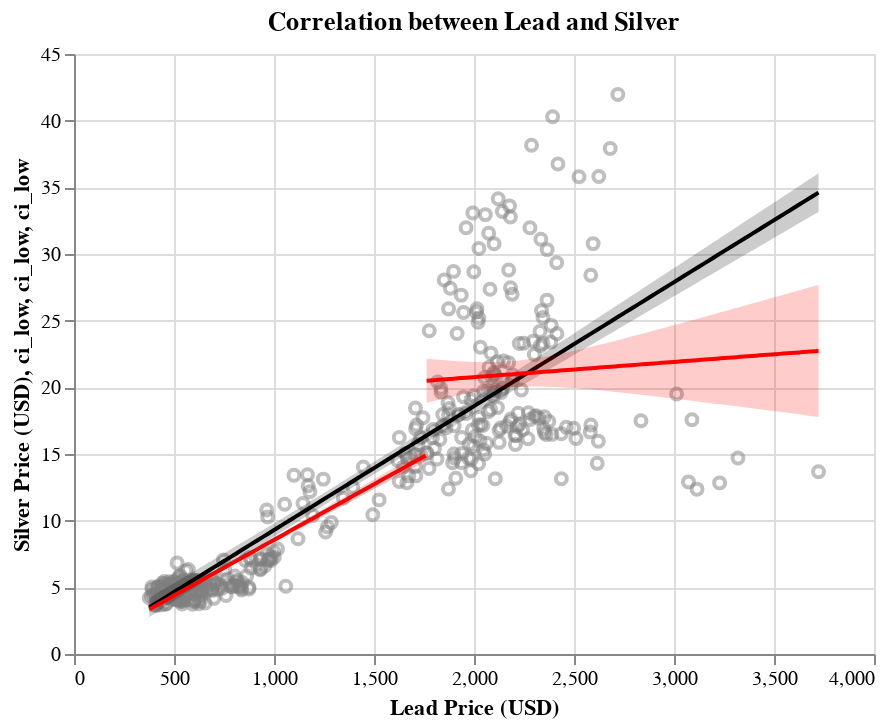

Source (notebook cell):
### Markdown cell above
**Tin**

Similar to its behavior when predicted by gold, the price of silver has threshold issues when it is predicted by tin. The confidence interval widens significantly when the price of tin exceeds $17,500. Beyond that point, there is a much wider confidence interval, and the slope of the regression line decreases significantly compared to below the price threshold.

### Code cell
# Lead Analysis

# split lead at 1750
lead_1750_greater = final_df[final_df["Lead"] > 1750].copy()
lead_1750_less = final_df[final_df["Lead"] < 1750].copy()

lead_chart = base_chart(
    final_df,
    "Silver",
    "Lead",
    "Correlation between Lead and Silver",
    "Silver Price (USD)",
    "Lead Price (USD)",
)
lead_pred, lead_reg = get_reg_fit(
    final_df,
    "Silver",
    "Lead",
    dcolor="black",
)
lead_17_pred_great, lead_17_reg_great = get_reg_fit(
    lead_1750_greater, "Silver", "Lead", dcolor="red"
)
lead_17_pred_less, lead_17_reg_less = get_reg_fit(
    lead_1750_less, "Silver", "Lead", dcolor="red"
)

# Display the charts
lead_chart + lead_reg + lead_17_reg_great + lead_17_reg_less

### Figure 1 — Vega-Lite specification as saved in the notebook (floating-point values rounded to 4 significant figures; data arrays with more than 128 entries replaced by an {"elided": "..."} marker saying what was removed)
{"config": {"view": {"continuousWidth": 400, "continuousHeight": 300}}, "layer": [{"data": {"name": "data-2b93f7c314d99252cf6aa61acd5f3322"}, "mark": {"type": "point", "color": "grey", "opacity": 0.5}, "encoding": {"x": {"field": "Lead", "scale": {"zero": false}, "title": "Lead Price (USD)", "type": "quantitative"}, "y": {"field": "Silver", "scale": {"zero": false}, "title": "Silver Price (USD)", "type": "quantitative"}}, "title": "Correlation between Lead and Silver"}, {"layer": [{"mark": {"type": "errorband", "color": "black", "opacity": 0.2}, "encoding": {"x": {"field": "Lead", "type": "quantitative"}, "y": {"field": "ci_low", "type": "quantitative"}, "y2": {"field": "ci_high"}}}, {"mark": {"type": "line", "color": "black"}, "encoding": {"x": {"field": "Lead", "type": "quantitative"}, "y": {"field": "Silver", "type": "quantitative"}}}], "data": {"name": "data-f46ea4a8e34852c993e51b89d460ed86"}}, {"layer": [{"mark": {"type": "errorband", "color": "red", "opacity": 0.2}, "encoding": {"x": {"field": "Lead", "type": "quantitative"}, "y": {"field": "ci_low", "type": "quantitative"}, "y2": {"field": "ci_high"}}}, {"mark": {"type": "line", "color": "red"}, "encoding": {"x": {"field": "Lead", "type": "quantitative"}, "y": {"field": "Silver", "type": "quantitative"}}}], "data": {"name": "data-80f51ffea206eaf296bea595030776bf"}}, {"layer": [{"mark": {"type": "errorband", "color": "red", "opacity": 0.2}, "encoding": {"x": {"field": "Lead", "type": "quantitative"}, "y": {"field": "ci_low", "type": "quantitative"}, "y2": {"field": "ci_high"}}}, {"mark": {"type": "line", "color": "red"}, "encoding": {"x": {"field": "Lead", "type": "quantitative"}, "y": {"field": "Silver", "type": "quantitative"}}}], "data": {"name": "data-302deea77912a75143c9bc5adf695cb2"}}], "$schema": "https://vega.github.io/schema/vega-lite/v4.17.0.json", "datasets": {"data-2b93f7c314d99252cf6aa61acd5f3322": {"elided": "396 records"}, "data-f46ea4a8e34852c993e51b89d460ed86": [{"Lead": 376.3, "Silver": 3.497, "ci_low": 2.77, "ci_high": 4.223}, {"Lead": 409.8, "Silver": 3.808, "ci_low": 3.096, "ci_high": 4.519}, {"Lead": 443.3, "Silver": 4.119, "ci_low": 3.422, "ci_high": 4.816}, {"Lead": 476.7, "Silver": 4.43, "ci_low": 3.748, "ci_high": 5.112}, {"Lead": 510.2, "Silver": 4.741, "ci_low": 4.073, "ci_high": 5.409}, {"Lead": 543.7, "Silver": 5.052, "ci_low": 4.398, "ci_high": 5.706}, {"Lead": 577.1, "Silver": 5.363, "ci_low": 4.723, "ci_high": 6.004}, {"Lead": 610.6, "Silver": 5.674, "ci_low": 5.047, "ci_high": 6.301}, {"Lead": 644.0, "Silver": 5.985, "ci_low": 5.371, "ci_high": 6.599}, {"Lead": 677.5, "Silver": 6.296, "ci_low": 5.695, "ci_high": 6.898}, {"Lead": 711.0, "Silver": 6.608, "ci_low": 6.019, "ci_high": 7.196}, {"Lead": 744.4, "Silver": 6.919, "ci_low": 6.342, "ci_high": 7.495}, {"Lead": 777.9, "Silver": 7.23, "ci_low": 6.665, "ci_high": 7.795}, {"Lead": 811.4, "Silver": 7.541, "ci_low": 6.987, "ci_high": 8.095}, {"Lead": 844.8, "Silver": 7.852, "ci_low": 7.309, "ci_high": 8.395}, {"Lead": 878.3, "Silver": 8.163, "ci_low": 7.63, "ci_high": 8.696}, {"Lead": 911.7, "Silver": 8.474, "ci_low": 7.951, "ci_high": 8.998}, {"Lead": 945.2, "Silver": 8.785, "ci_low": 8.271, "ci_high": 9.3}, {"Lead": 978.7, "Silver": 9.096, "ci_low": 8.59, "ci_high": 9.602}, {"Lead": 1012.0, "Silver": 9.407, "ci_low": 8.909, "ci_high": 9.905}, {"Lead": 1046.0, "Silver": 9.718, "ci_low": 9.228, "ci_high": 10.21}, {"Lead": 1079.0, "Silver": 10.03, "ci_low": 9.546, "ci_high": 10.51}, {"Lead": 1113.0, "Silver": 10.34, "ci_low": 9.863, "ci_high": 10.82}, {"Lead": 1146.0, "Silver": 10.65, "ci_low": 10.18, "ci_high": 11.12}, {"Lead": 1179.0, "Silver": 10.96, "ci_low": 10.49, "ci_high": 11.43}, {"Lead": 1213.0, "Silver": 11.27, "ci_low": 10.81, "ci_high": 11.74}, {"Lead": 1246.0, "Silver": 11.58, "ci_low": 11.12, "ci_high": 12.05}, {"Lead": 1280.0, "Silver": 11.9, "ci_low": 11.44, "ci_high": 12.36}, {"Lead": 1313.0, "Silver": 12.21, "ci_low": 11.75, "ci_high": 12.67}, {"Lead": 1347.0, "Silver": 12.52, "ci_low": 12.06, "ci_high": 12.98}, {"Lead": 1380.0, "Silver": 12.83, "ci_low": 12.37, "ci_high": 13.29}, {"Lead": 1414.0, "Silver": 13.14, "ci_low": 12.68, "ci_high": 13.6}, {"Lead": 1447.0, "Silver": 13.45, "ci_low": 12.99, "ci_high": 13.91}, {"Lead": 1481.0, "Silver": 13.76, "ci_low": 13.3, "ci_high": 14.23}, {"Lead": 1514.0, "Silver": 14.07, "ci_low": 13.61, "ci_high": 14.54}, {"Lead": 1548.0, "Silver": 14.38, "ci_low": 13.91, "ci_high": 14.86}, {"Lead": 1581.0, "Silver": 14.7, "ci_low": 14.22, "ci_high": 15.17}, {"Lead": 1614.0, "Silver": 15.01, "ci_low": 14.52, "ci_high": 15.49}, {"Lead": 1648.0, "Silver": 15.32, "ci_low": 14.83, "ci_high": 15.81}, {"Lead": 1681.0, "Silver": 15.63, "ci_low": 15.13, "ci_high": 16.12}, {"Lead": 1715.0, "Silver": 15.94, "ci_low": 15.44, "ci_high": 16.44}, {"Lead": 1748.0, "Silver": 16.25, "ci_low": 15.74, "ci_high": 16.76}, {"Lead": 1782.0, "Silver": 16.56, "ci_low": 16.04, "ci_high": 17.08}, {"Lead": 1815.0, "Silver": 16.87, "ci_low": 16.34, "ci_high": 17.4}, {"Lead": 1849.0, "Silver": 17.18, "ci_low": 16.64, "ci_high": 17.73}, {"Lead": 1882.0, "Silver": 17.5, "ci_low": 16.94, "ci_high": 18.05}, {"Lead": 1916.0, "Silver": 17.81, "ci_low": 17.24, "ci_high": 18.37}, {"Lead": 1949.0, "Silver": 18.12, "ci_low": 17.54, "ci_high": 18.69}, {"Lead": 1983.0, "Silver": 18.43, "ci_low": 17.84, "ci_high": 19.01}, {"Lead": 2016.0, "Silver": 18.74, "ci_low": 18.14, "ci_high": 19.34}, {"Lead": 2049.0, "Silver": 19.05, "ci_low": 18.44, "ci_high": 19.66}, {"Lead": 2083.0, "Silver": 19.36, "ci_low": 18.74, "ci_high": 19.99}, {"Lead": 2116.0, "Silver": 19.67, "ci_low": 19.04, "ci_high": 20.31}, {"Lead": 2150.0, "Silver": 19.98, "ci_low": 19.33, "ci_high": 20.63}, {"Lead": 2183.0, "Silver": 20.3, "ci_low": 19.63, "ci_high": 20.96}, {"Lead": 2217.0, "Silver": 20.61, "ci_low": 19.93, "ci_high": 21.28}, {"Lead": 2250.0, "Silver": 20.92, "ci_low": 20.22, "ci_high": 21.61}, {"Lead": 2284.0, "Silver": 21.23, "ci_low": 20.52, "ci_high": 21.94}, {"Lead": 2317.0, "Silver": 21.54, "ci_low": 20.82, "ci_high": 22.26}, {"Lead": 2351.0, "Silver": 21.85, "ci_low": 21.11, "ci_high": 22.59}, {"Lead": 2384.0, "Silver": 22.16, "ci_low": 21.41, "ci_high": 22.91}, {"Lead": 2418.0, "Silver": 22.47, "ci_low": 21.7, "ci_high": 23.24}, {"Lead": 2451.0, "Silver": 22.78, "ci_low": 22.0, "ci_high": 23.57}, {"Lead": 2484.0, "Silver": 23.09, "ci_low": 22.3, "ci_high": 23.89}, {"Lead": 2518.0, "Silver": 23.41, "ci_low": 22.59, "ci_high": 24.22}, {"Lead": 2551.0, "Silver": 23.72, "ci_low": 22.89, "ci_high": 24.55}, {"Lead": 2585.0, "Silver": 24.03, "ci_low": 23.18, "ci_high": 24.88}, {"Lead": 2618.0, "Silver": 24.34, "ci_low": 23.47, "ci_high": 25.2}, {"Lead": 2652.0, "Silver": 24.65, "ci_low": 23.77, "ci_high": 25.53}, {"Lead": 2685.0, "Silver": 24.96, "ci_low": 24.06, "ci_high": 25.86}, {"Lead": 2719.0, "Silver": 25.27, "ci_low": 24.36, "ci_high": 26.19}, {"Lead": 2752.0, "Silver": 25.58, "ci_low": 24.65, "ci_high": 26.51}, {"Lead": 2786.0, "Silver": 25.89, "ci_low": 24.95, "ci_high": 26.84}, {"Lead": 2819.0, "Silver": 26.21, "ci_low": 25.24, "ci_high": 27.17}, {"Lead": 2853.0, "Silver": 26.52, "ci_low": 25.53, "ci_high": 27.5}, {"Lead": 2886.0, "Silver": 26.83, "ci_low": 25.83, "ci_high": 27.83}, {"Lead": 2920.0, "Silver": 27.14, "ci_low": 26.12, "ci_high": 28.16}, {"Lead": 2953.0, "Silver": 27.45, "ci_low": 26.42, "ci_high": 28.48}, {"Lead": 2986.0, "Silver": 27.76, "ci_low": 26.71, "ci_high": 28.81}, {"Lead": 3020.0, "Silver": 28.07, "ci_low": 27.0, "ci_high": 29.14}, {"Lead": 3053.0, "Silver": 28.38, "ci_low": 27.3, "ci_high": 29.47}, {"Lead": 3087.0, "Silver": 28.69, "ci_low": 27.59, "ci_high": 29.8}, {"Lead": 3120.0, "Silver": 29.01, "ci_low": 27.88, "ci_high": 30.13}, {"Lead": 3154.0, "Silver": 29.32, "ci_low": 28.18, "ci_high": 30.46}, {"Lead": 3187.0, "Silver": 29.63, "ci_low": 28.47, "ci_high": 30.78}, {"Lead": 3221.0, "Silver": 29.94, "ci_low": 28.76, "ci_high": 31.11}, {"Lead": 3254.0, "Silver": 30.25, "ci_low": 29.06, "ci_high": 31.44}, {"Lead": 3288.0, "Silver": 30.56, "ci_low": 29.35, "ci_high": 31.77}, {"Lead": 3321.0, "Silver": 30.87, "ci_low": 29.64, "ci_high": 32.1}, {"Lead": 3355.0, "Silver": 31.18, "ci_low": 29.94, "ci_high": 32.43}, {"Lead": 3388.0, "Silver": 31.49, "ci_low": 30.23, "ci_high": 32.76}, {"Lead": 3421.0, "Silver": 31.81, "ci_low": 30.52, "ci_high": 33.09}, {"Lead": 3455.0, "Silver": 32.12, "ci_low": 30.82, "ci_high": 33.42}, {"Lead": 3488.0, "Silver": 32.43, "ci_low": 31.11, "ci_high": 33.75}, {"Lead": 3522.0, "Silver": 32.74, "ci_low": 31.4, "ci_high": 34.08}, {"Lead": 3555.0, "Silver": 33.05, "ci_low": 31.69, "ci_high": 34.4}, {"Lead": 3589.0, "Silver": 33.36, "ci_low": 31.99, "ci_high": 34.73}, {"Lead": 3622.0, "Silver": 33.67, "ci_low": 32.28, "ci_high": 35.06}, {"Lead": 3656.0, "Silver": 33.98, "ci_low": 32.57, "ci_high": 35.39}, {"Lead": 3689.0, "Silver": 34.29, "ci_low": 32.87, "ci_high": 35.72}, {"Lead": 3723.0, "Silver": 34.61, "ci_low": 33.16, "ci_high": 36.05}], "data-80f51ffea206eaf296bea595030776bf": [{"Lead": 1763.0, "Silver": 20.49, "ci_low": 18.84, "ci_high": 22.15}, {"Lead": 1783.0, "Silver": 20.52, "ci_low": 18.91, "ci_high": 22.12}, {"Lead": 1802.0, "Silver": 20.54, "ci_low": 18.98, "ci_high": 22.09}, {"Lead": 1822.0, "Silver": 20.56, "ci_low": 19.05, "ci_high": 22.07}, {"Lead": 1841.0, "Silver": 20.58, "ci_low": 19.12, "ci_high": 22.05}, {"Lead": 1861.0, "Silver": 20.61, "ci_low": 19.19, "ci_high": 22.02}, {"Lead": 1881.0, "Silver": 20.63, "ci_low": 19.26, "ci_high": 22.0}, {"Lead": 1900.0, "Silver": 20.65, "ci_low": 19.32, "ci_high": 21.98}, {"Lead": 1920.0, "Silver": 20.67, "ci_low": 19.38, "ci_high": 21.96}, {"Lead": 1939.0, "Silver": 20.7, "ci_low": 19.44, "ci_high": 21.95}, {"Lead": 1959.0, "Silver": 20.72, "ci_low": 19.5, "ci_high": 21.93}, {"Lead": 1979.0, "Silver": 20.74, "ci_low": 19.56, "ci_high": 21.92}, {"Lead": 1998.0, "Silver": 20.76, "ci_low": 19.62, "ci_high": 21.91}, {"Lead": 2018.0, "Silver": 20.79, "ci_low": 19.67, "ci_high": 21.9}, {"Lead": 2037.0, "Silver": 20.81, "ci_low": 19.72, "ci_high": 21.9}, {"Lead": 2057.0, "Silver": 20.83, "ci_low": 19.77, "ci_high": 21.89}, {"Lead": 2077.0, "Silver": 20.85, "ci_low": 19.81, "ci_high": 21.89}, {"Lead": 2096.0, "Silver": 20.87, "ci_low": 19.85, "ci_high": 21.9}, {"Lead": 2116.0, "Silver": 20.9, "ci_low": 19.89, "ci_high": 21.91}, {"Lead": 2135.0, "Silver": 20.92, "ci_low": 19.92, "ci_high": 21.92}, {"Lead": 2155.0, "Silver": 20.94, "ci_low": 19.95, "ci_high": 21.93}, {"Lead": 2175.0, "Silver": 20.96, "ci_low": 19.98, "ci_high": 21.95}, {"Lead": 2194.0, "Silver": 20.99, "ci_low": 20.0, "ci_high": 21.97}, {"Lead": 2214.0, "Silver": 21.01, "ci_low": 20.02, "ci_high": 22.0}, {"Lead": 2233.0, "Silver": 21.03, "ci_low": 20.03, "ci_high": 22.03}, {"Lead": 2253.0, "Silver": 21.05, "ci_low": 20.04, "ci_high": 22.06}, {"Lead": 2273.0, "Silver": 21.08, "ci_low": 20.05, "ci_high": 22.1}, {"Lead": 2292.0, "Silver": 21.1, "ci_low": 20.06, "ci_high": 22.14}, {"Lead": 2312.0, "Silver": 21.12, "ci_low": 20.06, "ci_high": 22.19}, {"Lead": 2331.0, "Silver": 21.14, "ci_low": 20.05, "ci_high": 22.23}, {"Lead": 2351.0, "Silver": 21.17, "ci_low": 20.05, "ci_high": 22.28}, {"Lead": 2371.0, "Silver": 21.19, "ci_low": 20.04, "ci_high": 22.34}, {"Lead": 2390.0, "Silver": 21.21, "ci_low": 20.03, "ci_high": 22.39}, {"Lead": 2410.0, "Silver": 21.23, "ci_low": 20.02, "ci_high": 22.45}, {"Lead": 2429.0, "Silver": 21.26, "ci_low": 20.0, "ci_high": 22.51}, {"Lead": 2449.0, "Silver": 21.28, "ci_low": 19.99, "ci_high": 22.57}, {"Lead": 2468.0, "Silver": 21.3, "ci_low": 19.97, "ci_high": 22.63}, {"Lead": 2488.0, "Silver": 21.32, "ci_low": 19.95, "ci_high": 22.7}, {"Lead": 2508.0, "Silver": 21.35, "ci_low": 19.93, "ci_high": 22.76}, {"Lead": 2527.0, "Silver": 21.37, "ci_low": 19.9, "ci_high": 22.83}, {"Lead": 2547.0, "Silver": 21.39, "ci_low": 19.88, "ci_high": 22.9}, {"Lead": 2566.0, "Silver": 21.41, "ci_low": 19.85, "ci_high": 22.97}, {"Lead": 2586.0, "Silver": 21.43, "ci_low": 19.83, "ci_high": 23.04}, {"Lead": 2606.0, "Silver": 21.46, "ci_low": 19.8, "ci_high": 23.11}, {"Lead": 2625.0, "Silver": 21.48, "ci_low": 19.77, "ci_high": 23.18}, {"Lead": 2645.0, "Silver": 21.5, "ci_low": 19.75, "ci_high": 23.26}, {"Lead": 2664.0, "Silver": 21.52, "ci_low": 19.72, "ci_high": 23.33}, {"Lead": 2684.0, "Silver": 21.55, "ci_low": 19.69, "ci_high": 23.41}, {"Lead": 2704.0, "Silver": 21.57, "ci_low": 19.66, "ci_high": 23.48}, {"Lead": 2723.0, "Silver": 21.59, "ci_low": 19.63, "ci_high": 23.56}, {"Lead": 2743.0, "Silver": 21.61, "ci_low": 19.59, "ci_high": 23.63}, {"Lead": 2762.0, "Silver": 21.64, "ci_low": 19.56, "ci_high": 23.71}, {"Lead": 2782.0, "Silver": 21.66, "ci_low": 19.53, "ci_high": 23.79}, {"Lead": 2802.0, "Silver": 21.68, "ci_low": 19.5, "ci_high": 23.86}, {"Lead": 2821.0, "Silver": 21.7, "ci_low": 19.46, "ci_high": 23.94}, {"Lead": 2841.0, "Silver": 21.73, "ci_low": 19.43, "ci_high": 24.02}, {"Lead": 2860.0, "Silver": 21.75, "ci_low": 19.4, "ci_high": 24.1}, {"Lead": 2880.0, "Silver": 21.77, "ci_low": 19.36, "ci_high": 24.18}, {"Lead": 2900.0, "Silver": 21.79, "ci_low": 19.33, "ci_high": 24.26}, {"Lead": 2919.0, "Silver": 21.82, "ci_low": 19.3, "ci_high": 24.33}, {"Lead": 2939.0, "Silver": 21.84, "ci_low": 19.26, "ci_high": 24.41}, {"Lead": 2958.0, "Silver": 21.86, "ci_low": 19.23, "ci_high": 24.49}, {"Lead": 2978.0, "Silver": 21.88, "ci_low": 19.19, "ci_high": 24.57}, {"Lead": 2998.0, "Silver": 21.9, "ci_low": 19.16, "ci_high": 24.65}, {"Lead": 3017.0, "Silver": 21.93, "ci_low": 19.12, "ci_high": 24.73}, {"Lead": 3037.0, "Silver": 21.95, "ci_low": 19.09, "ci_high": 24.81}, {"Lead": 3056.0, "Silver": 21.97, "ci_low": 19.05, "ci_high": 24.89}, {"Lead": 3076.0, "Silver": 21.99, "ci_low": 19.01, "ci_high": 24.97}, {"Lead": 3096.0, "Silver": 22.02, "ci_low": 18.98, "ci_high": 25.06}, {"Lead": 3115.0, "Silver": 22.04, "ci_low": 18.94, "ci_high": 25.14}, {"Lead": 3135.0, "Silver": 22.06, "ci_low": 18.91, "ci_high": 25.22}, {"Lead": 3154.0, "Silver": 22.08, "ci_low": 18.87, "ci_high": 25.3}, {"Lead": 3174.0, "Silver": 22.11, "ci_low": 18.83, "ci_high": 25.38}, {"Lead": 3194.0, "Silver": 22.13, "ci_low": 18.8, "ci_high": 25.46}, {"Lead": 3213.0, "Silver": 22.15, "ci_low": 18.76, "ci_high": 25.54}, {"Lead": 3233.0, "Silver": 22.17, "ci_low": 18.72, "ci_high": 25.62}, {"Lead": 3252.0, "Silver": 22.2, "ci_low": 18.69, "ci_high": 25.71}, {"Lead": 3272.0, "Silver": 22.22, "ci_low": 18.65, "ci_high": 25.79}, {"Lead": 3292.0, "Silver": 22.24, "ci_low": 18.61, "ci_high": 25.87}, {"Lead": 3311.0, "Silver": 22.26, "ci_low": 18.57, "ci_high": 25.95}, {"Lead": 3331.0, "Silver": 22.29, "ci_low": 18.54, "ci_high": 26.03}, {"Lead": 3350.0, "Silver": 22.31, "ci_low": 18.5, "ci_high": 26.12}, {"Lead": 3370.0, "Silver": 22.33, "ci_low": 18.46, "ci_high": 26.2}, {"Lead": 3389.0, "Silver": 22.35, "ci_low": 18.43, "ci_high": 26.28}, {"Lead": 3409.0, "Silver": 22.37, "ci_low": 18.39, "ci_high": 26.36}, {"Lead": 3429.0, "Silver": 22.4, "ci_low": 18.35, "ci_high": 26.44}, {"Lead": 3448.0, "Silver": 22.42, "ci_low": 18.31, "ci_high": 26.53}, {"Lead": 3468.0, "Silver": 22.44, "ci_low": 18.28, "ci_high": 26.61}, {"Lead": 3487.0, "Silver": 22.46, "ci_low": 18.24, "ci_high": 26.69}, {"Lead": 3507.0, "Silver": 22.49, "ci_low": 18.2, "ci_high": 26.77}, {"Lead": 3527.0, "Silver": 22.51, "ci_low": 18.16, "ci_high": 26.86}, {"Lead": 3546.0, "Silver": 22.53, "ci_low": 18.12, "ci_high": 26.94}, {"Lead": 3566.0, "Silver": 22.55, "ci_low": 18.09, "ci_high": 27.02}, {"Lead": 3585.0, "Silver": 22.58, "ci_low": 18.05, "ci_high": 27.1}, {"Lead": 3605.0, "Silver": 22.6, "ci_low": 18.01, "ci_high": 27.19}, {"Lead": 3625.0, "Silver": 22.62, "ci_low": 17.97, "ci_high": 27.27}, {"Lead": 3644.0, "Silver": 22.64, "ci_low": 17.93, "ci_high": 27.35}, {"Lead": 3664.0, "Silver": 22.67, "ci_low": 17.9, "ci_high": 27.44}, {"Lead": 3683.0, "Silver": 22.69, "ci_low": 17.86, "ci_high": 27.52}, {"Lead": 3703.0, "Silver": 22.71, "ci_low": 17.82, "ci_high": 27.6}, {"Lead": 3723.0, "Silver": 22.73, "ci_low": 17.78, "ci_high": 27.68}], "data-302deea77912a75143c9bc5adf695cb2": [{"Lead": 376.3, "Silver": 3.353, "ci_low": 3.126, "ci_high": 3.581}, {"Lead": 390.0, "Silver": 3.468, "ci_low": 3.244, "ci_high": 3.691}, {"Lead": 403.7, "Silver": 3.582, "ci_low": 3.363, "ci_high": 3.801}, {"Lead": 417.4, "Silver": 3.696, "ci_low": 3.481, "ci_high": 3.911}, {"Lead": 431.1, "Silver": 3.81, "ci_low": 3.599, "ci_high": 4.022}, {"Lead": 444.8, "Silver": 3.925, "ci_low": 3.717, "ci_high": 4.132}, {"Lead": 458.5, "Silver": 4.039, "ci_low": 3.835, "ci_high": 4.242}, {"Lead": 472.1, "Silver": 4.153, "ci_low": 3.953, "ci_high": 4.353}, {"Lead": 485.8, "Silver": 4.267, "ci_low": 4.071, "ci_high": 4.464}, {"Lead": 499.5, "Silver": 4.381, "ci_low": 4.188, "ci_high": 4.575}, {"Lead": 513.2, "Silver": 4.496, "ci_low": 4.306, "ci_high": 4.686}, {"Lead": 526.9, "Silver": 4.61, "ci_low": 4.423, "ci_high": 4.797}, {"Lead": 540.6, "Silver": 4.724, "ci_low": 4.54, "ci_high": 4.908}, {"Lead": 554.2, "Silver": 4.838, "ci_low": 4.657, "ci_high": 5.019}, {"Lead": 567.9, "Silver": 4.952, "ci_low": 4.774, "ci_high": 5.131}, {"Lead": 581.6, "Silver": 5.067, "ci_low": 4.891, "ci_high": 5.243}, {"Lead": 595.3, "Silver": 5.181, "ci_low": 5.007, "ci_high": 5.354}, {"Lead": 609.0, "Silver": 5.295, "ci_low": 5.124, "ci_high": 5.466}, {"Lead": 622.7, "Silver": 5.409, "ci_low": 5.24, "ci_high": 5.579}, {"Lead": 636.4, "Silver": 5.524, "ci_low": 5.356, "ci_high": 5.691}, {"Lead": 650.0, "Silver": 5.638, "ci_low": 5.472, "ci_high": 5.804}, {"Lead": 663.7, "Silver": 5.752, "ci_low": 5.587, "ci_high": 5.917}, {"Lead": 677.4, "Silver": 5.866, "ci_low": 5.703, "ci_high": 6.03}, {"Lead": 691.1, "Silver": 5.98, "ci_low": 5.818, "ci_high": 6.143}, {"Lead": 704.8, "Silver": 6.095, "ci_low": 5.933, "ci_high": 6.256}, {"Lead": 718.5, "Silver": 6.209, "ci_low": 6.047, "ci_high": 6.37}, {"Lead": 732.2, "Silver": 6.323, "ci_low": 6.162, "ci_high": 6.484}, {"Lead": 745.8, "Silver": 6.437, "ci_low": 6.276, "ci_high": 6.598}, {"Lead": 759.5, "Silver": 6.551, "ci_low": 6.39, "ci_high": 6.712}, {"Lead": 773.2, "Silver": 6.666, "ci_low": 6.504, "ci_high": 6.827}, {"Lead": 786.9, "Silver": 6.78, "ci_low": 6.618, "ci_high": 6.942}, {"Lead": 800.6, "Silver": 6.894, "ci_low": 6.731, "ci_high": 7.057}, {"Lead": 814.3, "Silver": 7.008, "ci_low": 6.844, "ci_high": 7.172}, {"Lead": 827.9, "Silver": 7.122, "ci_low": 6.957, "ci_high": 7.288}, {"Lead": 841.6, "Silver": 7.237, "ci_low": 7.07, "ci_high": 7.403}, {"Lead": 855.3, "Silver": 7.351, "ci_low": 7.183, "ci_high": 7.519}, {"Lead": 869.0, "Silver": 7.465, "ci_low": 7.295, "ci_high": 7.635}, {"Lead": 882.7, "Silver": 7.579, "ci_low": 7.407, "ci_high": 7.751}, {"Lead": 896.4, "Silver": 7.694, "ci_low": 7.519, "ci_high": 7.868}, {"Lead": 910.1, "Silver": 7.808, "ci_low": 7.631, "ci_high": 7.984}, {"Lead": 923.7, "Silver": 7.922, "ci_low": 7.743, "ci_high": 8.101}, {"Lead": 937.4, "Silver": 8.036, "ci_low": 7.854, "ci_high": 8.218}, {"Lead": 951.1, "Silver": 8.15, "ci_low": 7.966, "ci_high": 8.335}, {"Lead": 964.8, "Silver": 8.265, "ci_low": 8.077, "ci_high": 8.452}, {"Lead": 978.5, "Silver": 8.379, "ci_low": 8.188, "ci_high": 8.57}, {"Lead": 992.2, "Silver": 8.493, "ci_low": 8.299, "ci_high": 8.687}, {"Lead": 1006.0, "Silver": 8.607, "ci_low": 8.41, "ci_high": 8.805}, {"Lead": 1020.0, "Silver": 8.721, "ci_low": 8.52, "ci_high": 8.923}, {"Lead": 1033.0, "Silver": 8.836, "ci_low": 8.631, "ci_high": 9.04}, {"Lead": 1047.0, "Silver": 8.95, "ci_low": 8.741, "ci_high": 9.158}, {"Lead": 1061.0, "Silver": 9.064, "ci_low": 8.852, "ci_high": 9.276}, {"Lead": 1074.0, "Silver": 9.178, "ci_low": 8.962, "ci_high": 9.395}, {"Lead": 1088.0, "Silver": 9.293, "ci_low": 9.072, "ci_high": 9.513}, {"Lead": 1102.0, "Silver": 9.407, "ci_low": 9.182, "ci_high": 9.631}, {"Lead": 1115.0, "Silver": 9.521, "ci_low": 9.292, "ci_high": 9.75}, {"Lead": 1129.0, "Silver": 9.635, "ci_low": 9.402, "ci_high": 9.868}, {"Lead": 1143.0, "Silver": 9.749, "ci_low": 9.512, "ci_high": 9.987}, {"Lead": 1156.0, "Silver": 9.864, "ci_low": 9.622, "ci_high": 10.11}, {"Lead": 1170.0, "Silver": 9.978, "ci_low": 9.732, "ci_high": 10.22}, {"Lead": 1184.0, "Silver": 10.09, "ci_low": 9.841, "ci_high": 10.34}, {"Lead": 1197.0, "Silver": 10.21, "ci_low": 9.951, "ci_high": 10.46}, {"Lead": 1211.0, "Silver": 10.32, "ci_low": 10.06, "ci_high": 10.58}, {"Lead": 1225.0, "Silver": 10.43, "ci_low": 10.17, "ci_high": 10.7}, {"Lead": 1238.0, "Silver": 10.55, "ci_low": 10.28, "ci_high": 10.82}, {"Lead": 1252.0, "Silver": 10.66, "ci_low": 10.39, "ci_high": 10.94}, {"Lead": 1266.0, "Silver": 10.78, "ci_low": 10.5, "ci_high": 11.06}, {"Lead": 1280.0, "Silver": 10.89, "ci_low": 10.61, "ci_high": 11.18}, {"Lead": 1293.0, "Silver": 11.01, "ci_low": 10.72, "ci_high": 11.29}, {"Lead": 1307.0, "Silver": 11.12, "ci_low": 10.83, "ci_high": 11.41}, {"Lead": 1321.0, "Silver": 11.23, "ci_low": 10.94, "ci_high": 11.53}, {"Lead": 1334.0, "Silver": 11.35, "ci_low": 11.04, "ci_high": 11.65}, {"Lead": 1348.0, "Silver": 11.46, "ci_low": 11.15, "ci_high": 11.77}, {"Lead": 1362.0, "Silver": 11.58, "ci_low": 11.26, "ci_high": 11.89}, {"Lead": 1375.0, "Silver": 11.69, "ci_low": 11.37, "ci_high": 12.01}, {"Lead": 1389.0, "Silver": 11.81, "ci_low": 11.48, "ci_high": 12.13}, {"Lead": 1403.0, "Silver": 11.92, "ci_low": 11.59, "ci_high": 12.25}, {"Lead": 1416.0, "Silver": 12.03, "ci_low": 11.7, "ci_high": 12.37}, {"Lead": 1430.0, "Silver": 12.15, "ci_low": 11.81, "ci_high": 12.49}, {"Lead": 1444.0, "Silver": 12.26, "ci_low": 11.92, "ci_high": 12.61}, {"Lead": 1457.0, "Silver": 12.38, "ci_low": 12.03, "ci_high": 12.73}, {"Lead": 1471.0, "Silver": 12.49, "ci_low": 12.13, "ci_high": 12.85}, {"Lead": 1485.0, "Silver": 12.6, "ci_low": 12.24, "ci_high": 12.97}, {"Lead": 1499.0, "Silver": 12.72, "ci_low": 12.35, "ci_high": 13.09}, {"Lead": 1512.0, "Silver": 12.83, "ci_low": 12.46, "ci_high": 13.21}, {"Lead": 1526.0, "Silver": 12.95, "ci_low": 12.57, "ci_high": 13.33}, {"Lead": 1540.0, "Silver": 13.06, "ci_low": 12.68, "ci_high": 13.44}, {"Lead": 1553.0, "Silver": 13.18, "ci_low": 12.79, "ci_high": 13.56}, {"Lead": 1567.0, "Silver": 13.29, "ci_low": 12.9, "ci_high": 13.68}, {"Lead": 1581.0, "Silver": 13.4, "ci_low": 13.0, "ci_high": 13.8}, {"Lead": 1594.0, "Silver": 13.52, "ci_low": 13.11, "ci_high": 13.92}, {"Lead": 1608.0, "Silver": 13.63, "ci_low": 13.22, "ci_high": 14.04}, {"Lead": 1622.0, "Silver": 13.75, "ci_low": 13.33, "ci_high": 14.16}, {"Lead": 1635.0, "Silver": 13.86, "ci_low": 13.44, "ci_high": 14.28}, {"Lead": 1649.0, "Silver": 13.98, "ci_low": 13.55, "ci_high": 14.4}, {"Lead": 1663.0, "Silver": 14.09, "ci_low": 13.66, "ci_high": 14.52}, {"Lead": 1676.0, "Silver": 14.2, "ci_low": 13.77, "ci_high": 14.64}, {"Lead": 1690.0, "Silver": 14.32, "ci_low": 13.87, "ci_high": 14.76}, {"Lead": 1704.0, "Silver": 14.43, "ci_low": 13.98, "ci_high": 14.88}, {"Lead": 1717.0, "Silver": 14.55, "ci_low": 14.09, "ci_high": 15.0}, {"Lead": 1731.0, "Silver": 14.66, "ci_low": 14.2, "ci_high": 15.12}, {"Lead": 1745.0, "Silver": 14.77, "ci_low": 14.31, "ci_high": 15.24}, {"Lead": 1759.0, "Silver": 14.89, "ci_low": 14.42, "ci_high": 15.36}]}}
